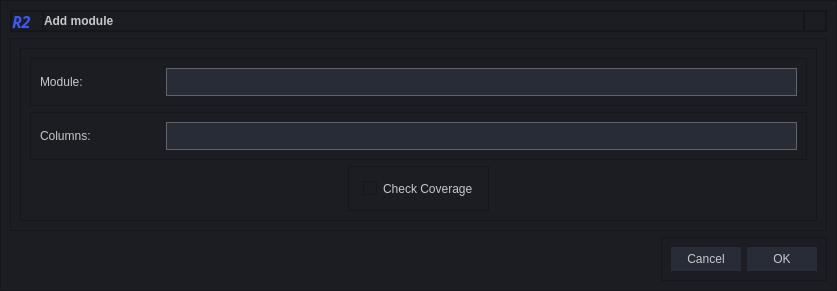
<?xml version="1.0" encoding="UTF-8"?>
<ui version="4.0">
 <class>Form</class>
 <widget class="QWidget" name="Form">
  <property name="geometry">
   <rect>
    <x>0</x>
    <y>0</y>
    <width>837</width>
    <height>288</height>
   </rect>
  </property>
  <property name="windowTitle">
   <string>Create Project</string>
  </property>
  <property name="styleSheet">
   <string notr="true"/>
  </property>
  <layout class="QVBoxLayout" name="verticalLayout">
   <property name="spacing">
    <number>0</number>
   </property>
   <property name="leftMargin">
    <number>0</number>
   </property>
   <property name="topMargin">
    <number>0</number>
   </property>
   <property name="rightMargin">
    <number>0</number>
   </property>
   <property name="bottomMargin">
    <number>0</number>
   </property>
   <item>
    <widget class="QFrame" name="frame_global">
     <property name="styleSheet">
      <string notr="true">

QFrame, QPushButton, QLineEdit, QComboBox, QCheckBox{
	background-color: rgb(27, 29, 35);
	color: rgb(200, 200, 200);
}

QPushButton {	
	border: none;
	padding: 5;
	width: 60px;
	background-color: rgb(39, 44, 54);

}
QPushButton:hover {
	background-color: rgb(33, 37, 43);

}
QPushButton:pressed {	
	background-color: rgb(85, 170, 255);

}

QPushButton:checked {	
	background-color: rgb(85, 170, 255);

}

QLineEdit, QListWidget, QComboBox{
	padding: 5;
	background-color: rgb(39, 44, 54);
	border: 1px solid rgb(100, 100, 100);
}
 QCheckBox{
	padding: 5;

}


</string>
     </property>
     <property name="frameShape">
      <enum>QFrame::StyledPanel</enum>
     </property>
     <property name="frameShadow">
      <enum>QFrame::Raised</enum>
     </property>
     <layout class="QVBoxLayout" name="verticalLayout_5">
      <item>
       <widget class="QFrame" name="frame_heading">
        <property name="sizePolicy">
         <sizepolicy hsizetype="Preferred" vsizetype="Fixed">
          <horstretch>0</horstretch>
          <verstretch>0</verstretch>
         </sizepolicy>
        </property>
        <property name="styleSheet">
         <string notr="true">QFrame, QPushButton, QLineEdit{
	background-color: rgb(27, 29, 35);
	color: rgb(200, 200, 200);
}

QPushButton {	
	border: none;
	padding: 5;
	width: 50px;
	background-color: rgb(39, 44, 54);

}
QPushButton:hover {
	background-color: rgb(33, 37, 43);

}
QPushButton:pressed {	
	background-color: rgb(85, 170, 255);

}

QPushButton:checked {	
	background-color: rgb(85, 170, 255);

}

QLineEdit, QListWidget{
	padding: 5;
	background-color: rgb(39, 44, 54);
	border: 1px solid rgb(100, 100, 100);
}


</string>
        </property>
        <property name="frameShape">
         <enum>QFrame::StyledPanel</enum>
        </property>
        <property name="frameShadow">
         <enum>QFrame::Raised</enum>
        </property>
        <layout class="QVBoxLayout" name="verticalLayout_2">
         <property name="spacing">
          <number>0</number>
         </property>
         <property name="leftMargin">
          <number>0</number>
         </property>
         <property name="topMargin">
          <number>0</number>
         </property>
         <property name="rightMargin">
          <number>0</number>
         </property>
         <property name="bottomMargin">
          <number>0</number>
         </property>
         <item>
          <widget class="QFrame" name="frame_top">
           <property name="sizePolicy">
            <sizepolicy hsizetype="Preferred" vsizetype="Preferred">
             <horstretch>0</horstretch>
             <verstretch>0</verstretch>
            </sizepolicy>
           </property>
           <property name="maximumSize">
            <size>
             <width>16777215</width>
             <height>20</height>
            </size>
           </property>
           <property name="styleSheet">
            <string notr="true">QPushButton {	
	border: none;
	background-color: transparent;
}
QPushButton:hover {
	background-color: rgb(44, 49, 60)
}
QPushButton:pressed {	
	background-color: rgb(85, 170, 255);
}</string>
           </property>
           <property name="frameShape">
            <enum>QFrame::NoFrame</enum>
           </property>
           <property name="frameShadow">
            <enum>QFrame::Raised</enum>
           </property>
           <layout class="QHBoxLayout" name="horizontalLayout_3">
            <property name="spacing">
             <number>0</number>
            </property>
            <property name="leftMargin">
             <number>0</number>
            </property>
            <property name="topMargin">
             <number>0</number>
            </property>
            <property name="rightMargin">
             <number>0</number>
            </property>
            <property name="bottomMargin">
             <number>0</number>
            </property>
            <item>
             <widget class="QFrame" name="frame_logo">
              <property name="frameShape">
               <enum>QFrame::StyledPanel</enum>
              </property>
              <property name="frameShadow">
               <enum>QFrame::Raised</enum>
              </property>
              <layout class="QHBoxLayout" name="horizontalLayout_6">
               <property name="spacing">
                <number>0</number>
               </property>
               <property name="leftMargin">
                <number>0</number>
               </property>
               <property name="topMargin">
                <number>0</number>
               </property>
               <property name="rightMargin">
                <number>0</number>
               </property>
               <property name="bottomMargin">
                <number>0</number>
               </property>
               <item>
                <widget class="QLabel" name="logo">
                 <property name="sizePolicy">
                  <sizepolicy hsizetype="Minimum" vsizetype="Preferred">
                   <horstretch>0</horstretch>
                   <verstretch>0</verstretch>
                  </sizepolicy>
                 </property>
                 <property name="minimumSize">
                  <size>
                   <width>30</width>
                   <height>0</height>
                  </size>
                 </property>
                 <property name="font">
                  <font>
                   <family>ZF Serif</family>
                   <pointsize>12</pointsize>
                   <weight>75</weight>
                   <italic>true</italic>
                   <bold>true</bold>
                   <strikeout>false</strikeout>
                  </font>
                 </property>
                 <property name="styleSheet">
                  <string notr="true">color: rgb(58, 89, 245);</string>
                 </property>
                 <property name="text">
                  <string>R2</string>
                 </property>
                </widget>
               </item>
              </layout>
             </widget>
            </item>
            <item>
             <widget class="QFrame" name="frame_caption">
              <property name="sizePolicy">
               <sizepolicy hsizetype="Expanding" vsizetype="Preferred">
                <horstretch>0</horstretch>
                <verstretch>0</verstretch>
               </sizepolicy>
              </property>
              <property name="frameShape">
               <enum>QFrame::StyledPanel</enum>
              </property>
              <property name="frameShadow">
               <enum>QFrame::Raised</enum>
              </property>
              <layout class="QHBoxLayout" name="horizontalLayout_4">
               <property name="spacing">
                <number>0</number>
               </property>
               <property name="leftMargin">
                <number>0</number>
               </property>
               <property name="topMargin">
                <number>0</number>
               </property>
               <property name="rightMargin">
                <number>0</number>
               </property>
               <property name="bottomMargin">
                <number>0</number>
               </property>
               <item>
                <widget class="QLabel" name="label_window_name">
                 <property name="sizePolicy">
                  <sizepolicy hsizetype="Expanding" vsizetype="Preferred">
                   <horstretch>0</horstretch>
                   <verstretch>0</verstretch>
                  </sizepolicy>
                 </property>
                 <property name="font">
                  <font>
                   <weight>75</weight>
                   <bold>true</bold>
                  </font>
                 </property>
                 <property name="text">
                  <string>Add module</string>
                 </property>
                </widget>
               </item>
              </layout>
             </widget>
            </item>
            <item alignment="Qt::AlignRight">
             <widget class="QFrame" name="frame_close">
              <property name="sizePolicy">
               <sizepolicy hsizetype="Minimum" vsizetype="Preferred">
                <horstretch>0</horstretch>
                <verstretch>0</verstretch>
               </sizepolicy>
              </property>
              <property name="frameShape">
               <enum>QFrame::StyledPanel</enum>
              </property>
              <property name="frameShadow">
               <enum>QFrame::Raised</enum>
              </property>
              <layout class="QHBoxLayout" name="horizontalLayout_5">
               <property name="spacing">
                <number>0</number>
               </property>
               <property name="leftMargin">
                <number>0</number>
               </property>
               <property name="topMargin">
                <number>0</number>
               </property>
               <property name="rightMargin">
                <number>0</number>
               </property>
               <property name="bottomMargin">
                <number>0</number>
               </property>
               <item>
                <widget class="QPushButton" name="btn_close">
                 <property name="sizePolicy">
                  <sizepolicy hsizetype="Expanding" vsizetype="Expanding">
                   <horstretch>0</horstretch>
                   <verstretch>0</verstretch>
                  </sizepolicy>
                 </property>
                 <property name="minimumSize">
                  <size>
                   <width>0</width>
                   <height>0</height>
                  </size>
                 </property>
                 <property name="maximumSize">
                  <size>
                   <width>20</width>
                   <height>16777215</height>
                  </size>
                 </property>
                 <property name="toolTip">
                  <string>Close</string>
                 </property>
                 <property name="styleSheet">
                  <string notr="true"/>
                 </property>
                 <property name="text">
                  <string/>
                 </property>
                 <property name="icon">
                  <iconset resource="files.qrc">
                   <normaloff>:/16x16/icons/16x16/cil-x.png</normaloff>:/16x16/icons/16x16/cil-x.png</iconset>
                 </property>
                </widget>
               </item>
              </layout>
             </widget>
            </item>
           </layout>
          </widget>
         </item>
        </layout>
       </widget>
      </item>
      <item>
       <widget class="QFrame" name="frame_content">
        <property name="sizePolicy">
         <sizepolicy hsizetype="Preferred" vsizetype="Expanding">
          <horstretch>0</horstretch>
          <verstretch>0</verstretch>
         </sizepolicy>
        </property>
        <property name="frameShape">
         <enum>QFrame::StyledPanel</enum>
        </property>
        <property name="frameShadow">
         <enum>QFrame::Raised</enum>
        </property>
        <layout class="QHBoxLayout" name="horizontalLayout">
         <item>
          <widget class="QFrame" name="frame_doors">
           <property name="sizePolicy">
            <sizepolicy hsizetype="Preferred" vsizetype="Expanding">
             <horstretch>0</horstretch>
             <verstretch>0</verstretch>
            </sizepolicy>
           </property>
           <property name="frameShape">
            <enum>QFrame::StyledPanel</enum>
           </property>
           <property name="frameShadow">
            <enum>QFrame::Raised</enum>
           </property>
           <layout class="QVBoxLayout" name="verticalLayout_3">
            <item>
             <widget class="QFrame" name="frame_16">
              <property name="frameShape">
               <enum>QFrame::StyledPanel</enum>
              </property>
              <property name="frameShadow">
               <enum>QFrame::Raised</enum>
              </property>
              <layout class="QHBoxLayout" name="horizontalLayout_18">
               <item>
                <widget class="QLabel" name="label_16">
                 <property name="minimumSize">
                  <size>
                   <width>120</width>
                   <height>0</height>
                  </size>
                 </property>
                 <property name="text">
                  <string>Module:</string>
                 </property>
                </widget>
               </item>
               <item>
                <widget class="QLineEdit" name="ui_le_module_path"/>
               </item>
              </layout>
             </widget>
            </item>
            <item>
             <widget class="QFrame" name="frame_17">
              <property name="frameShape">
               <enum>QFrame::StyledPanel</enum>
              </property>
              <property name="frameShadow">
               <enum>QFrame::Raised</enum>
              </property>
              <layout class="QHBoxLayout" name="horizontalLayout_19">
               <item>
                <widget class="QLabel" name="label_17">
                 <property name="minimumSize">
                  <size>
                   <width>120</width>
                   <height>0</height>
                  </size>
                 </property>
                 <property name="text">
                  <string>Columns:</string>
                 </property>
                </widget>
               </item>
               <item>
                <widget class="QLineEdit" name="ui_le_module_columns"/>
               </item>
              </layout>
             </widget>
            </item>
            <item alignment="Qt::AlignHCenter">
             <widget class="QFrame" name="frame_20">
              <property name="frameShape">
               <enum>QFrame::StyledPanel</enum>
              </property>
              <property name="frameShadow">
               <enum>QFrame::Raised</enum>
              </property>
              <layout class="QHBoxLayout" name="horizontalLayout_23">
               <item>
                <widget class="QCheckBox" name="ui_cb_check_coverage">
                 <property name="text">
                  <string>Check Coverage</string>
                 </property>
                </widget>
               </item>
              </layout>
             </widget>
            </item>
           </layout>
          </widget>
         </item>
        </layout>
       </widget>
      </item>
      <item alignment="Qt::AlignRight">
       <widget class="QFrame" name="frame_bottom_buttons_2">
        <property name="frameShape">
         <enum>QFrame::StyledPanel</enum>
        </property>
        <property name="frameShadow">
         <enum>QFrame::Raised</enum>
        </property>
        <layout class="QHBoxLayout" name="horizontalLayout_12">
         <item>
          <widget class="QPushButton" name="ui_btn_cancel">
           <property name="text">
            <string>Cancel</string>
           </property>
          </widget>
         </item>
         <item>
          <widget class="QPushButton" name="ui_btn_ok">
           <property name="text">
            <string>OK</string>
           </property>
          </widget>
         </item>
        </layout>
       </widget>
      </item>
     </layout>
    </widget>
   </item>
  </layout>
 </widget>
 <resources>
  <include location="files.qrc"/>
 </resources>
 <connections/>
</ui>
